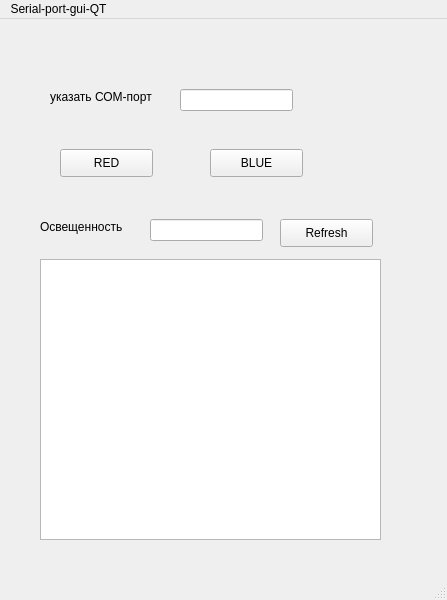
<?xml version="1.0" encoding="UTF-8"?>
<ui version="4.0">
 <class>MainWindow</class>
 <widget class="QMainWindow" name="MainWindow">
  <property name="geometry">
   <rect>
    <x>0</x>
    <y>0</y>
    <width>447</width>
    <height>600</height>
   </rect>
  </property>
  <property name="windowTitle">
   <string>MainWindow</string>
  </property>
  <widget class="QWidget" name="centralwidget">
   <widget class="QLabel" name="label">
    <property name="geometry">
     <rect>
      <x>50</x>
      <y>70</y>
      <width>121</width>
      <height>16</height>
     </rect>
    </property>
    <property name="text">
     <string>указать СОМ-порт</string>
    </property>
   </widget>
   <widget class="QLineEdit" name="txtPort">
    <property name="geometry">
     <rect>
      <x>180</x>
      <y>70</y>
      <width>113</width>
      <height>22</height>
     </rect>
    </property>
   </widget>
   <widget class="QPushButton" name="pushButton">
    <property name="geometry">
     <rect>
      <x>60</x>
      <y>130</y>
      <width>93</width>
      <height>28</height>
     </rect>
    </property>
    <property name="text">
     <string>RED</string>
    </property>
   </widget>
   <widget class="QPushButton" name="pushButton_2">
    <property name="geometry">
     <rect>
      <x>210</x>
      <y>130</y>
      <width>93</width>
      <height>28</height>
     </rect>
    </property>
    <property name="text">
     <string>BLUE</string>
    </property>
   </widget>
   <widget class="QLabel" name="label_2">
    <property name="geometry">
     <rect>
      <x>40</x>
      <y>200</y>
      <width>101</width>
      <height>16</height>
     </rect>
    </property>
    <property name="text">
     <string>Освещенность</string>
    </property>
   </widget>
   <widget class="QLineEdit" name="lineEdit_2">
    <property name="geometry">
     <rect>
      <x>150</x>
      <y>200</y>
      <width>113</width>
      <height>22</height>
     </rect>
    </property>
   </widget>
   <widget class="QPushButton" name="pushButton_3">
    <property name="geometry">
     <rect>
      <x>280</x>
      <y>200</y>
      <width>93</width>
      <height>28</height>
     </rect>
    </property>
    <property name="text">
     <string>Refresh</string>
    </property>
   </widget>
   <widget class="QTextEdit" name="txtOutput">
    <property name="geometry">
     <rect>
      <x>40</x>
      <y>240</y>
      <width>341</width>
      <height>281</height>
     </rect>
    </property>
    <property name="documentTitle">
     <string/>
    </property>
    <property name="placeholderText">
     <string/>
    </property>
   </widget>
  </widget>
  <widget class="QMenuBar" name="menubar">
   <property name="geometry">
    <rect>
     <x>0</x>
     <y>0</y>
     <width>447</width>
     <height>26</height>
    </rect>
   </property>
   <widget class="QMenu" name="menuhttps_github_com_bazhen_paseka_serial_port_gui_QT">
    <property name="title">
     <string>Serial-port-gui-QT</string>
    </property>
   </widget>
   <addaction name="menuhttps_github_com_bazhen_paseka_serial_port_gui_QT"/>
  </widget>
  <widget class="QStatusBar" name="statusbar"/>
 </widget>
 <resources/>
 <connections/>
</ui>
